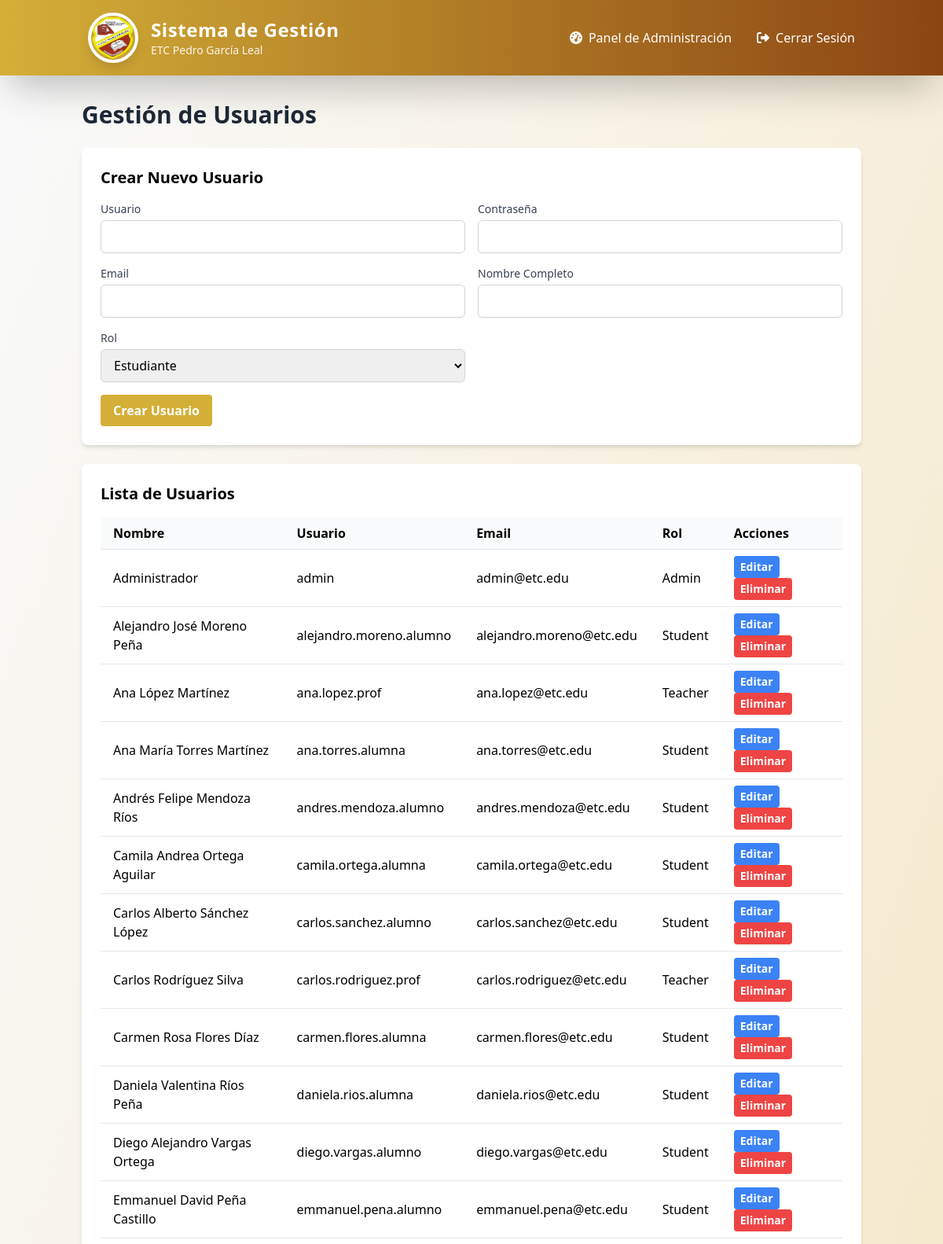
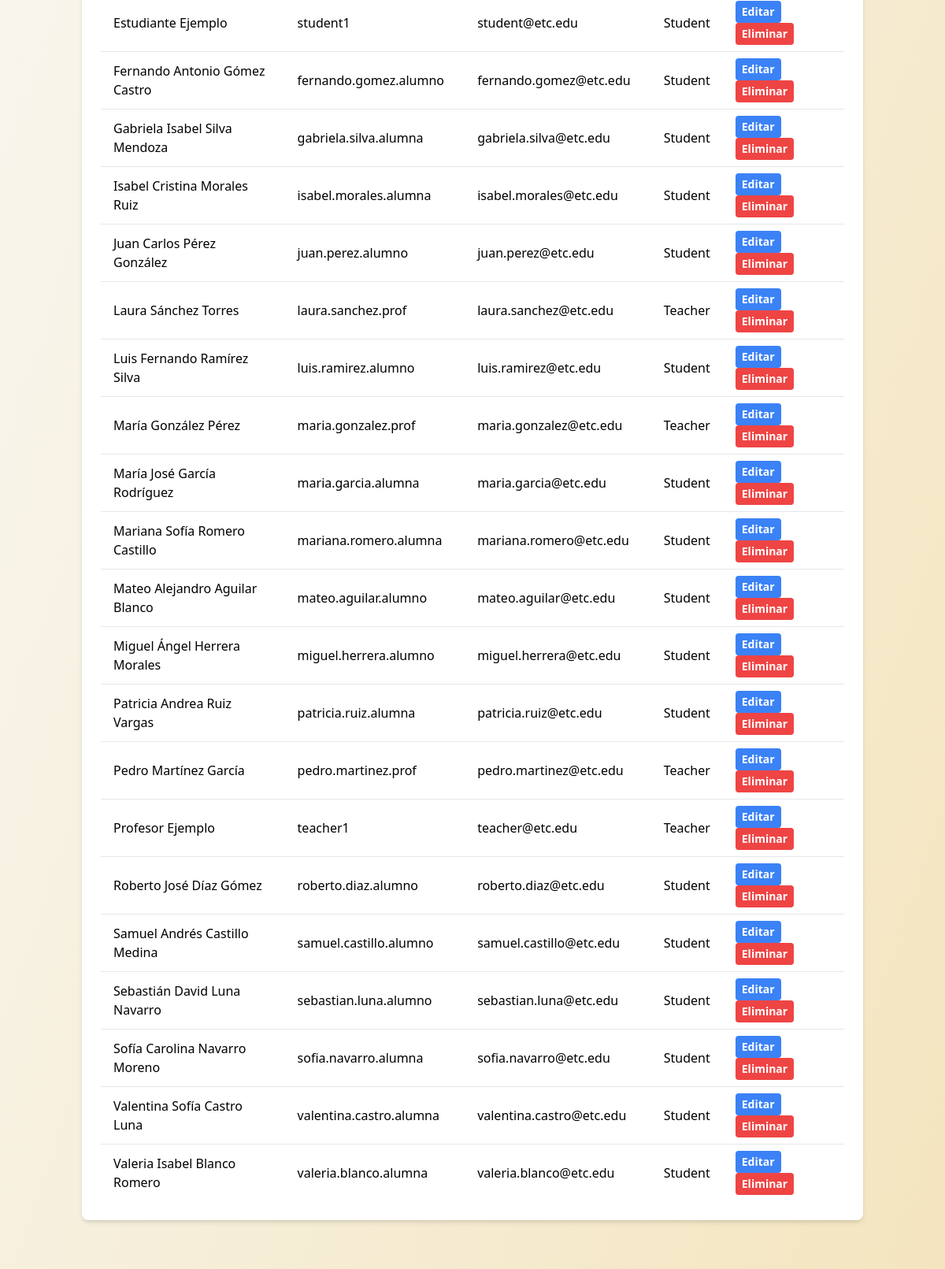
The page /modules/admin/users.php (signed in, upper part) on the database its author committed (2 pictures, top to bottom).
### tables this page shows
CREATE TABLE `users` (
  `id` int(11) NOT NULL,
  `username` varchar(50) NOT NULL,
  `password` varchar(255) NOT NULL,
  `email` varchar(100) DEFAULT NULL,
  `name` varchar(100) NOT NULL,
  `role` enum('admin','teacher','student','staff') NOT NULL,
  `created_at` timestamp NOT NULL DEFAULT current_timestamp()
);

### modules/admin/users.php (the view, shortened to what this page needs)
<?php include '../../templates/header.php'; ?>
<?php
$stmt = $pdo->query("SELECT * FROM users ORDER BY name");
$users = $stmt->fetchAll(PDO::FETCH_ASSOC);
?>
<main class="container mx-auto px-4 py-8">
    <h2 class="text-3xl font-bold text-gray-800 mb-6">Gestión de Usuarios</h2>
    <div class="bg-white p-6 rounded-lg shadow-md mb-6">
        <h3 class="text-xl font-semibold mb-4">Crear Nuevo Usuario</h3>
        <form method="POST" class="grid md:grid-cols-2 gap-4">
            <div>
                <label for="username" class="block text-sm font-medium text-gray-700">Usuario</label>
                <input type="text" id="username" name="username" required class="mt-1 block w-full px-3 py-2 border border-gray-300 rounded-md shadow-sm focus:outline-none focus:ring-primary focus:border-primary">
            </div>
            <div>
                <label for="password" class="block text-sm font-medium text-gray-700">Contraseña</label>
                <input type="password" id="password" name="password" required class="mt-1 block w-full px-3 py-2 border border-gray-300 rounded-md shadow-sm focus:outline-none focus:ring-primary focus:border-primary">
            </div>
            <div>
                <label for="email" class="block text-sm font-medium text-gray-700">Email</label>
                <input type="email" id="email" name="email" class="mt-1 block w-full px-3 py-2 border border-gray-300 rounded-md shadow-sm focus:outline-none focus:ring-primary focus:border-primary">
            </div>
            <div>
                <label for="name" class="block text-sm font-medium text-gray-700">Nombre Completo</label>
                <input type="text" id="name" name="name" required class="mt-1 block w-full px-3 py-2 border border-gray-300 rounded-md shadow-sm focus:outline-none focus:ring-primary focus:border-primary">
            </div>
            <div>
                <label for="role" class="block text-sm font-medium text-gray-700">Rol</label>
                <select id="role" name="role" required class="mt-1 block w-full px-3 py-2 border border-gray-300 rounded-md shadow-sm focus:outline-none focus:ring-primary focus:border-primary">
                    <option value="student">Estudiante</option>
                </select>
            </div>
            <div class="md:col-span-2">
                <button type="submit" name="create_user" class="bg-primary hover:bg-yellow-600 text-white font-bold py-2 px-4 rounded transition duration-300">Crear Usuario</button>
            </div>
        </form>
    </div>
    <div class="bg-white p-6 rounded-lg shadow-md">
        <h3 class="text-xl font-semibold mb-4">Lista de Usuarios</h3>
        <div class="overflow-x-auto">
            <table class="min-w-full table-auto">
                <thead>
                    <tr class="bg-gray-50">
                        <th class="px-4 py-2 text-left">Nombre</th>
                        <th class="px-4 py-2 text-left">Usuario</th>
                        <th class="px-4 py-2 text-left">Email</th>
                        <th class="px-4 py-2 text-left">Rol</th>
                        <th class="px-4 py-2 text-left">Acciones</th>
                    </tr>
                </thead>
                <tbody>
                    <?php foreach ($users as $user): ?>
                        <tr class="border-t">
                            <td class="px-4 py-2"><?php echo htmlspecialchars($user['name']); ?></td>
                            <td class="px-4 py-2"><?php echo htmlspecialchars($user['username']); ?></td>
                            <td class="px-4 py-2"><?php echo htmlspecialchars($user['email']); ?></td>
                            <td class="px-4 py-2"><?php echo ucfirst($user['role']); ?></td>
                            <td class="px-4 py-2">
                                <button onclick="editUser(<?php echo $user['id']; ?>, '<?php echo htmlspecialchars($user['username']); ?>', '<?php echo htmlspecialchars($user['email']); ?>', '<?php echo htmlspecialchars($user['name']); ?>', '<?php echo $user['role']; ?>')" class="bg-blue-500 hover:bg-blue-700 text-white font-bold py-1 px-2 rounded text-sm mr-2">Editar</button>
                                <form method="POST" class="inline" onsubmit="return confirm('¿Está seguro de eliminar este usuario?')">
                                    <button type="submit" name="delete_user" class="bg-red-500 hover:bg-red-700 text-white font-bold py-1 px-2 rounded text-sm">Eliminar</button>
                                </form>
                            </td>
                        </tr>
                    <?php endforeach; ?>
                </tbody>
            </table>
        </div>
    </div>
</main>
<?php include '../../templates/footer.php'; ?>

### assets/css/style.css (style rules this page uses)
.flex { display: flex; }
.flex-col { flex-direction: column; }

### rows shown on the page
users: name "Administrador", username "admin", email "admin@etc.edu", role "Admin"
users: name "Alejandro José Moreno Peña", username "alejandro.moreno.alumno", email "alejandro.moreno@etc.edu", role "Student"
users: name "Ana López Martínez", username "ana.lopez.prof", email "ana.lopez@etc.edu", role "Teacher"
users: name "Ana María Torres Martínez", username "ana.torres.alumna", email "ana.torres@etc.edu", role "Student"
users: name "Andrés Felipe Mendoza Ríos", username "andres.mendoza.alumno", email "andres.mendoza@etc.edu", role "Student"
users: name "Camila Andrea Ortega Aguilar", username "camila.ortega.alumna", email "camila.ortega@etc.edu", role "Student"
users: name "Carlos Alberto Sánchez López", username "carlos.sanchez.alumno", email "carlos.sanchez@etc.edu", role "Student"
users: name "Carlos Rodríguez Silva", username "carlos.rodriguez.prof", email "carlos.rodriguez@etc.edu", role "Teacher"
users: name "Carmen Rosa Flores Díaz", username "carmen.flores.alumna", email "carmen.flores@etc.edu", role "Student"
users: name "Daniela Valentina Ríos Peña", username "daniela.rios.alumna", email "daniela.rios@etc.edu", role "Student"
users: name "Diego Alejandro Vargas Ortega", username "diego.vargas.alumno", email "diego.vargas@etc.edu", role "Student"
users: name "Emmanuel David Peña Castillo", username "emmanuel.pena.alumno", email "emmanuel.pena@etc.edu", role "Student"
users: name "Estudiante Ejemplo", username "student1", email "student@etc.edu", role "Student"
users: name "Fernando Antonio Gómez Castro", username "fernando.gomez.alumno", email "fernando.gomez@etc.edu", role "Student"
users: name "Gabriela Isabel Silva Mendoza", username "gabriela.silva.alumna", email "gabriela.silva@etc.edu", role "Student"
users: name "Isabel Cristina Morales Ruiz", username "isabel.morales.alumna", email "isabel.morales@etc.edu", role "Student"
users: name "Juan Carlos Pérez González", username "juan.perez.alumno", email "juan.perez@etc.edu", role "Student"
users: name "Laura Sánchez Torres", username "laura.sanchez.prof", email "laura.sanchez@etc.edu", role "Teacher"
users: name "Luis Fernando Ramírez Silva", username "luis.ramirez.alumno", email "luis.ramirez@etc.edu", role "Student"
users: name "María González Pérez", username "maria.gonzalez.prof", email "maria.gonzalez@etc.edu", role "Teacher"
users: name "María José García Rodríguez", username "maria.garcia.alumna", email "maria.garcia@etc.edu", role "Student"
users: name "Mariana Sofía Romero Castillo", username "mariana.romero.alumna", email "mariana.romero@etc.edu", role "Student"
users: name "Mateo Alejandro Aguilar Blanco", username "mateo.aguilar.alumno", email "mateo.aguilar@etc.edu", role "Student"
users: name "Miguel Ángel Herrera Morales", username "miguel.herrera.alumno", email "miguel.herrera@etc.edu", role "Student"
users: name "Patricia Andrea Ruiz Vargas", username "patricia.ruiz.alumna", email "patricia.ruiz@etc.edu", role "Student"
users: name "Pedro Martínez García", username "pedro.martinez.prof", email "pedro.martinez@etc.edu", role "Teacher"
users: name "Profesor Ejemplo", username "teacher1", email "teacher@etc.edu", role "Teacher"
users: name "Roberto José Díaz Gómez", username "roberto.diaz.alumno", email "roberto.diaz@etc.edu", role "Student"
users: name "Samuel Andrés Castillo Medina", username "samuel.castillo.alumno", email "samuel.castillo@etc.edu", role "Student"
users: name "Sebastián David Luna Navarro", username "sebastian.luna.alumno", email "sebastian.luna@etc.edu", role "Student"
users: name "Sofía Carolina Navarro Moreno", username "sofia.navarro.alumna", email "sofia.navarro@etc.edu", role "Student"
users: name "Valentina Sofía Castro Luna", username "valentina.castro.alumna", email "valentina.castro@etc.edu", role "Student"
users: name "Valeria Isabel Blanco Romero", username "valeria.blanco.alumna", email "valeria.blanco@etc.edu", role "Student"
